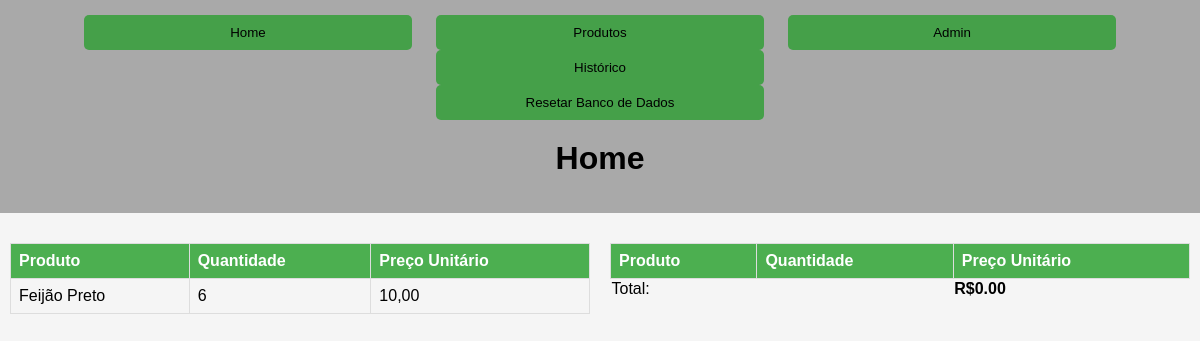
Before: / (signed in) with the older database file.
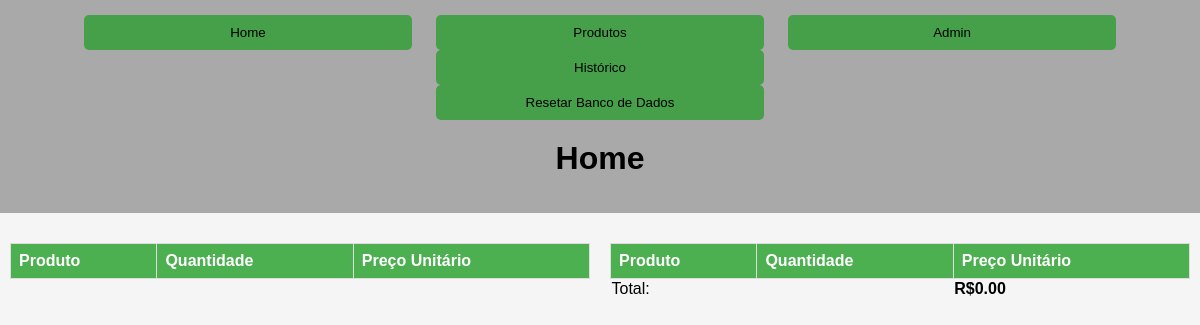
After: the same page with the newer database file.
### produtos/models.py (models this page shows, shortened)
class Produtos(models.Model):
    nome = models.CharField(max_length=100)
    preco = models.DecimalField(decimal_places=2, max_digits=6)
    quantidade = models.IntegerField(default=0)
    categoria = models.ForeignKey(Categoria, on_delete=models.DO_NOTHING)

### home/views.py (the view)
# urls.py: path('',views.home,name='home',),
@login_required
def home(request):
    dados = Produtos.objects.all()
    return render(
        request,
        'home.html',
        {'dados':dados},
                  )

### home/templates/home.html (shortened to what this page needs)
{% extends "base.html" %}
{% block header %}Home{% endblock %}
{% block content %}
    {% load static %}
    <link rel="stylesheet" type="text/css" href="{% static "home/css/style.css" %}">
    <div class="tabela-container">
        <div class="metade-tela">
            <table>
                <thead>
                    <tr>
                        <th>Produto</th>
                        <th>Quantidade</th>
                        <th>Preço Unitário</th>
                    </tr>
                </thead>
                <tbody id="tabela1-body">
                        {% for item in dados %}
                            <tr data-id="{{ item.id }}">
                                <td>{{ item.nome }}</td>
                                <td>{{ item.quantidade }}</td>
                                <td>{{ item.preco }}</td>
                            </tr>
                        {% endfor %}
                    </tbody>
            </table>
        </div>
        <div class="metade-tela">
            <table>
                <thead>
                    <tr>
                        <th>Produto</th>
                        <th>Quantidade</th>
                        <th>Preço Unitário</th>
                    </tr>
                </thead>
                <tbody id="tabela2-body">
                    <tfoot>
                        <tr>
                            <td colspan="2">Total:</td>
                            <td id="total-tabela2">R$0.00</td>
                        </tr>
                    </tfoot>
                </tbody>
            </table>
        </div>
    </div>
{% endblock %}

Changed rows visible on the page:
removed Produtos: nome "Feijão Preto", quantidade "6", preco "10,00"
